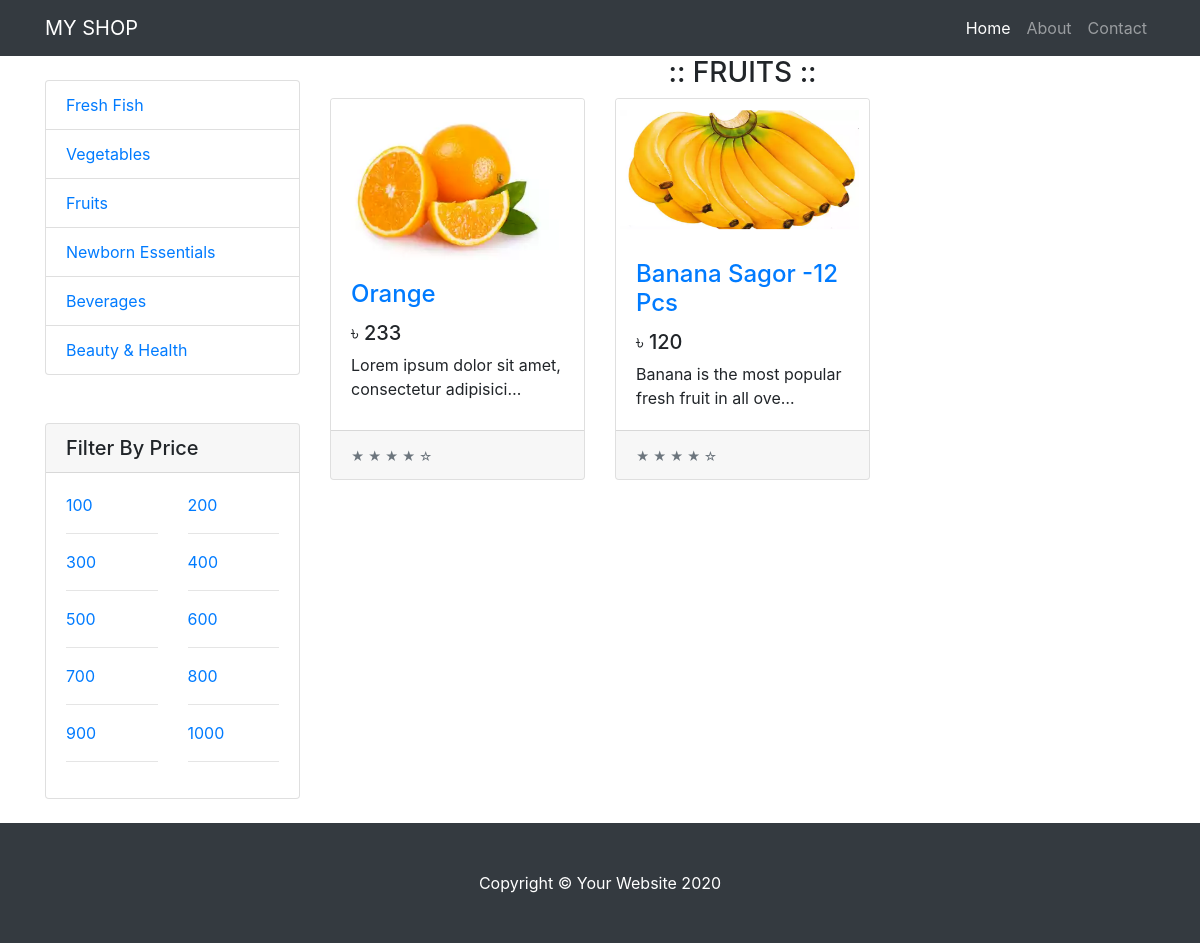
The app's page /category/Fruits with its own data.
### shop_app/models.py (models this page shows, shortened)
class Category(models.Model):
    name = models.CharField(max_length=128)
    create_date = models.DateTimeField(auto_now_add=True)
    def __str__(self):
        return self.name

class ProductPriceRange(models.Model):
    price = models.IntegerField(default=0, null=True, blank=True)

class Product(models.Model):
    name = models.CharField(max_length=256)
    description = models.TextField()
    product_image = models.ImageField(blank=True, null=True, upload_to='shop')
    category = models.ForeignKey(Category, on_delete=models.SET_NULL, null=True, blank=True)
    author = models.ForeignKey(Author, on_delete=models.CASCADE)
    price = models.IntegerField(default=0, null=True, blank=True)
    create_date = models.DateTimeField(auto_now_add=True)
    update_date = models.DateTimeField(auto_now=True)

### shop_app/views.py (the view)
# urls.py: path('category/<str:category>', category_product, name='category_product'),
def category_product(requests, category):
    category = Category.objects.get(name=category)
    products = Product.objects.filter(category=category)
    context = {
        'category': category,
        'products': products
    }
    return render(requests, 'shop_app/category_product.html', context)

### shop_app/context_processors.py (called while the page is built)
def sidebar_category(requests):
    categories = Category.objects.all()
    context = {
        'categories': categories
    }
    return context

def sidebar_price_range(requests):
    all_price_range = ProductPriceRange.objects.all()
    context = {
        'price_ranges': all_price_range
    }
    return context

### shop_app/templates/shop_app/category_product.html (shortened to what this page needs)
{% extends 'shop_app/base.html' %}
{% block heading %} <h3>:: {{category|upper}} ::</h3> {% endblock %}
{% block content %}
  {% for product in products %}
    <div class="col-lg-4 col-md-6 mb-4">
      <div class="card h-100">
        <a href="{% url 'product_dtl' product.id %}"><img class="card-img-top" src="{{product.product_image.url}}" alt=""></a>
        <div class="card-body">
          <h4 class="card-title">
            <a href="{% url 'product_dtl' product.id %}">{{product.name}}</a>
          </h4>
          <h5>৳ {{product.price}}</h5>
          <p class="card-text">{{product.description|truncatechars:50}}</p>
        </div>
        <div class="card-footer">
          <small class="text-muted">&#9733; &#9733; &#9733; &#9733; &#9734;</small>
        </div>
      </div>
    </div>
  {% endfor %}
{% endblock %}

### shop_app/templates/shop_app/sidebar.html
<br>
<div class="list-group">
  {% for category in categories %}
    <a href="{% url 'category_product' category.name %}" class="list-group-item">{{category.name}}</a>
  {% endfor %}
</div>
<br>
<div class="card my-4">
  <h5 class="card-header">Filter By Price</h5>
  <div class="card-body">
    <div class="row">
      {% for price_range in price_ranges %}
        <div class="col-lg-6">
          <ul class="list-unstyled mb-0">
            <li>
              <a href="{% url 'price_range' price_range.price %}">{{ price_range.price }}</a>
            </li>
            <hr>
          </ul>
        </div>
      {% endfor %}
    </div>
  </div>
</div>

### shop_app/static/css/shop-homepage.css (style rules this page uses)
body { padding-top: 56px; }

### records on screen
Category: name "Fresh Fish"
Category: name "Vegetables"
Category: name "Fruits", name "FRUITS"
Category: name "Newborn Essentials"
Category: name "Beverages"
Category: name "Beauty & Health"
ProductPriceRange: price "100"
ProductPriceRange: price "200"
ProductPriceRange: price "300"
ProductPriceRange: price "400"
ProductPriceRange: price "500"
ProductPriceRange: price "600"
ProductPriceRange: price "700"
ProductPriceRange: price "800"
ProductPriceRange: price "900"
ProductPriceRange: price "1000"
Product: product_image (picture), name "Orange", price "233", description "Lorem ipsum dolor sit amet, consectetur adipisici…"
Product: product_image (picture), name "Banana Sagor -12 Pcs", price "120", description "Banana is the most popular fresh fruit in all ove…"
